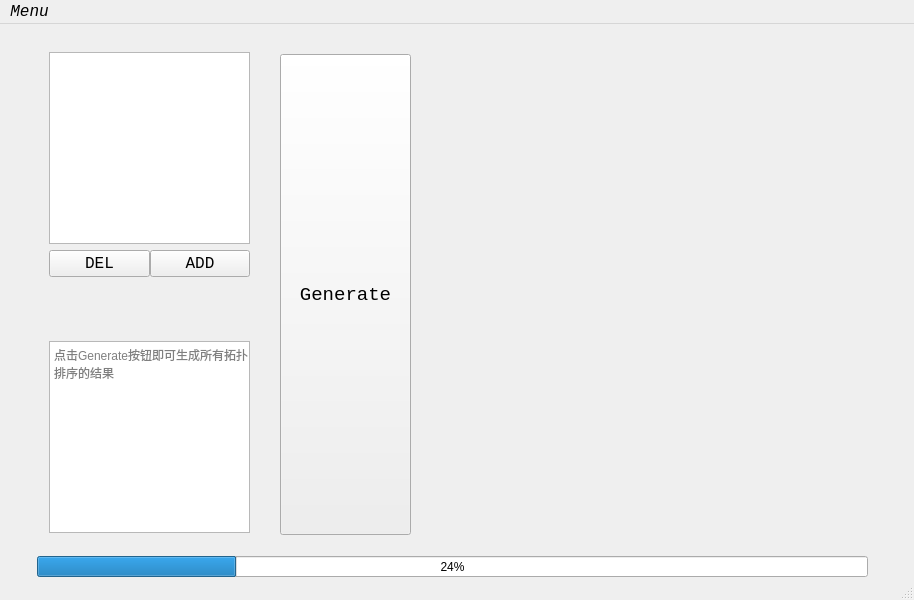
<?xml version="1.0" encoding="UTF-8"?>
<ui version="4.0">
 <class>Topological_sort_app</class>
 <widget class="QMainWindow" name="Topological_sort_app">
  <property name="enabled">
   <bool>true</bool>
  </property>
  <property name="geometry">
   <rect>
    <x>0</x>
    <y>0</y>
    <width>914</width>
    <height>600</height>
   </rect>
  </property>
  <property name="windowTitle">
   <string>Topological_sort_app</string>
  </property>
  <widget class="QWidget" name="widget">
   <widget class="QPushButton" name="generateButton">
    <property name="geometry">
     <rect>
      <x>280</x>
      <y>30</y>
      <width>131</width>
      <height>481</height>
     </rect>
    </property>
    <property name="font">
     <font>
      <family>Consolas</family>
      <pointsize>14</pointsize>
     </font>
    </property>
    <property name="text">
     <string>Generate</string>
    </property>
    <property name="shortcut">
     <string/>
    </property>
   </widget>
   <widget class="QProgressBar" name="progressBar">
    <property name="geometry">
     <rect>
      <x>37</x>
      <y>532</y>
      <width>831</width>
      <height>21</height>
     </rect>
    </property>
    <property name="value">
     <number>24</number>
    </property>
   </widget>
   <widget class="QWidget" name="verticalLayoutWidget_2">
    <property name="geometry">
     <rect>
      <x>49</x>
      <y>28</y>
      <width>201</width>
      <height>481</height>
     </rect>
    </property>
    <layout class="QVBoxLayout" name="leftBox">
     <item>
      <layout class="QVBoxLayout" name="verticalLayout">
       <item>
        <widget class="QListWidget" name="inputList"/>
       </item>
       <item>
        <layout class="QHBoxLayout" name="optionBox" stretch="0,0">
         <property name="spacing">
          <number>0</number>
         </property>
         <property name="sizeConstraint">
          <enum>QLayout::SetDefaultConstraint</enum>
         </property>
         <property name="topMargin">
          <number>0</number>
         </property>
         <item>
          <widget class="QPushButton" name="delButton">
           <property name="baseSize">
            <size>
             <width>0</width>
             <height>0</height>
            </size>
           </property>
           <property name="font">
            <font>
             <family>Consolas</family>
             <pointsize>12</pointsize>
            </font>
           </property>
           <property name="text">
            <string>DEL</string>
           </property>
           <property name="icon">
            <iconset>
             <normaloff>D:/Downloads/delete.png</normaloff>D:/Downloads/delete.png</iconset>
           </property>
           <property name="shortcut">
            <string>Ctrl+D</string>
           </property>
          </widget>
         </item>
         <item>
          <widget class="QPushButton" name="addButton">
           <property name="font">
            <font>
             <family>Consolas</family>
             <pointsize>12</pointsize>
            </font>
           </property>
           <property name="text">
            <string>ADD</string>
           </property>
           <property name="icon">
            <iconset>
             <normaloff>D:/Downloads/add.png</normaloff>D:/Downloads/add.png</iconset>
           </property>
           <property name="shortcut">
            <string>Ctrl+A</string>
           </property>
          </widget>
         </item>
        </layout>
       </item>
      </layout>
     </item>
     <item>
      <spacer name="verticalSpacer">
       <property name="orientation">
        <enum>Qt::Vertical</enum>
       </property>
       <property name="sizeHint" stdset="0">
        <size>
         <width>20</width>
         <height>40</height>
        </size>
       </property>
      </spacer>
     </item>
     <item>
      <widget class="QPlainTextEdit" name="plainTextEdit">
       <property name="placeholderText">
        <string>点击Generate按钮即可生成所有拓扑排序的结果</string>
       </property>
      </widget>
     </item>
    </layout>
   </widget>
   <widget class="QWidget" name="photoLabel" native="true">
    <property name="geometry">
     <rect>
      <x>449</x>
      <y>29</y>
      <width>381</width>
      <height>481</height>
     </rect>
    </property>
    <layout class="QVBoxLayout" name="verticalLayout_3"/>
   </widget>
  </widget>
  <widget class="QMenuBar" name="menubar">
   <property name="geometry">
    <rect>
     <x>0</x>
     <y>0</y>
     <width>914</width>
     <height>25</height>
    </rect>
   </property>
   <property name="font">
    <font>
     <family>Consolas</family>
     <pointsize>12</pointsize>
     <italic>true</italic>
    </font>
   </property>
   <widget class="QMenu" name="menu">
    <property name="font">
     <font>
      <family>Consolas</family>
      <pointsize>14</pointsize>
      <weight>75</weight>
      <italic>true</italic>
      <bold>true</bold>
     </font>
    </property>
    <property name="title">
     <string>Menu</string>
    </property>
    <property name="icon">
     <iconset>
      <normaloff>D:/Downloads/菜单.png</normaloff>D:/Downloads/菜单.png</iconset>
    </property>
    <property name="separatorsCollapsible">
     <bool>false</bool>
    </property>
    <property name="toolTipsVisible">
     <bool>false</bool>
    </property>
    <addaction name="actionImport"/>
    <addaction name="actionExport"/>
   </widget>
   <addaction name="menu"/>
  </widget>
  <widget class="QStatusBar" name="statusbar"/>
  <action name="actionInput">
   <property name="icon">
    <iconset>
     <normaloff>D:/Downloads/输入.png</normaloff>D:/Downloads/输入.png</iconset>
   </property>
   <property name="text">
    <string>Input</string>
   </property>
  </action>
  <action name="actionExport">
   <property name="icon">
    <iconset>
     <normaloff>D:/Downloads/导出.png</normaloff>D:/Downloads/导出.png</iconset>
   </property>
   <property name="text">
    <string>Export</string>
   </property>
  </action>
  <action name="actionImport">
   <property name="icon">
    <iconset>
     <normaloff>D:/Downloads/导入.png</normaloff>D:/Downloads/导入.png</iconset>
   </property>
   <property name="text">
    <string>Import</string>
   </property>
  </action>
 </widget>
 <resources/>
 <connections/>
</ui>
